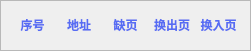
   <widget class="QFrame" name="listname">
    <property name="geometry">
     <rect>
      <x>530</x>
      <y>20</y>
      <width>251</width>
      <height>51</height>
     </rect>
    </property>
    <property name="frameShape">
     <enum>QFrame::StyledPanel</enum>
    </property>
    <property name="frameShadow">
     <enum>QFrame::Raised</enum>
    </property>
    <layout class="QHBoxLayout" name="horizontalLayout_3">
     <item>
      <widget class="QLabel" name="Index_5">
       <property name="styleSheet">
        <string notr="true">color:rgb(87,108,243);
font-weight: bold;
text-align: center;</string>
       </property>
       <property name="text">
        <string>&lt;html&gt;&lt;head/&gt;&lt;body&gt;&lt;p align=&quot;center&quot;&gt;序号&lt;/p&gt;&lt;/body&gt;&lt;/html&gt;</string>
       </property>
      </widget>
     </item>
     <item>
      <widget class="QLabel" name="Index_6">
       <property name="styleSheet">
        <string notr="true">color:rgb(87,108,243);
font-weight: bold;
text-align: center;</string>
       </property>
       <property name="text">
        <string>&lt;html&gt;&lt;head/&gt;&lt;body&gt;&lt;p align=&quot;center&quot;&gt;地址&lt;/p&gt;&lt;/body&gt;&lt;/html&gt;</string>
       </property>
      </widget>
     </item>
     <item>
      <widget class="QLabel" name="Index_7">
       <property name="styleSheet">
        <string notr="true">color:rgb(87,108,243);
font-weight: bold;
text-align: center;</string>
       </property>
       <property name="text">
        <string>&lt;html&gt;&lt;head/&gt;&lt;body&gt;&lt;p align=&quot;center&quot;&gt;缺页&lt;/p&gt;&lt;/body&gt;&lt;/html&gt;</string>
       </property>
      </widget>
     </item>
     <item>
      <widget class="QLabel" name="Index_8">
       <property name="styleSheet">
        <string notr="true">color:rgb(87,108,243);
font-weight: bold;
text-align: center;</string>
       </property>
       <property name="text">
        <string>&lt;html&gt;&lt;head/&gt;&lt;body&gt;&lt;p align=&quot;center&quot;&gt;换出页&lt;/p&gt;&lt;/body&gt;&lt;/html&gt;</string>
       </property>
      </widget>
     </item>
     <item>
      <widget class="QLabel" name="Index_9">
       <property name="styleSheet">
        <string notr="true">color:rgb(87,108,243);
font-weight: bold;
text-align: center;</string>
       </property>
       <property name="text">
        <string>&lt;html&gt;&lt;head/&gt;&lt;body&gt;&lt;p align=&quot;center&quot;&gt;换入页&lt;/p&gt;&lt;/body&gt;&lt;/html&gt;</string>
       </property>
      </widget>
     </item>
    </layout>
   </widget>
